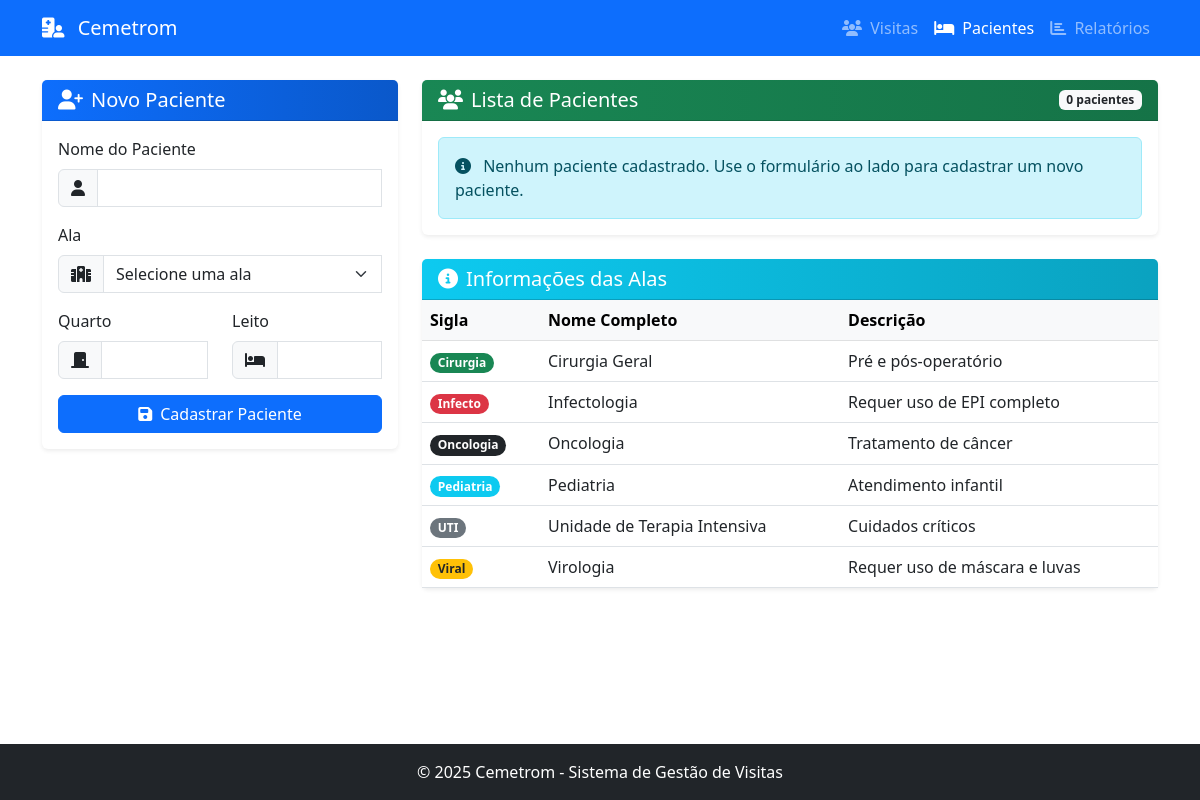
/pacientes?edit=2, run on an earlier commit of the app's database.
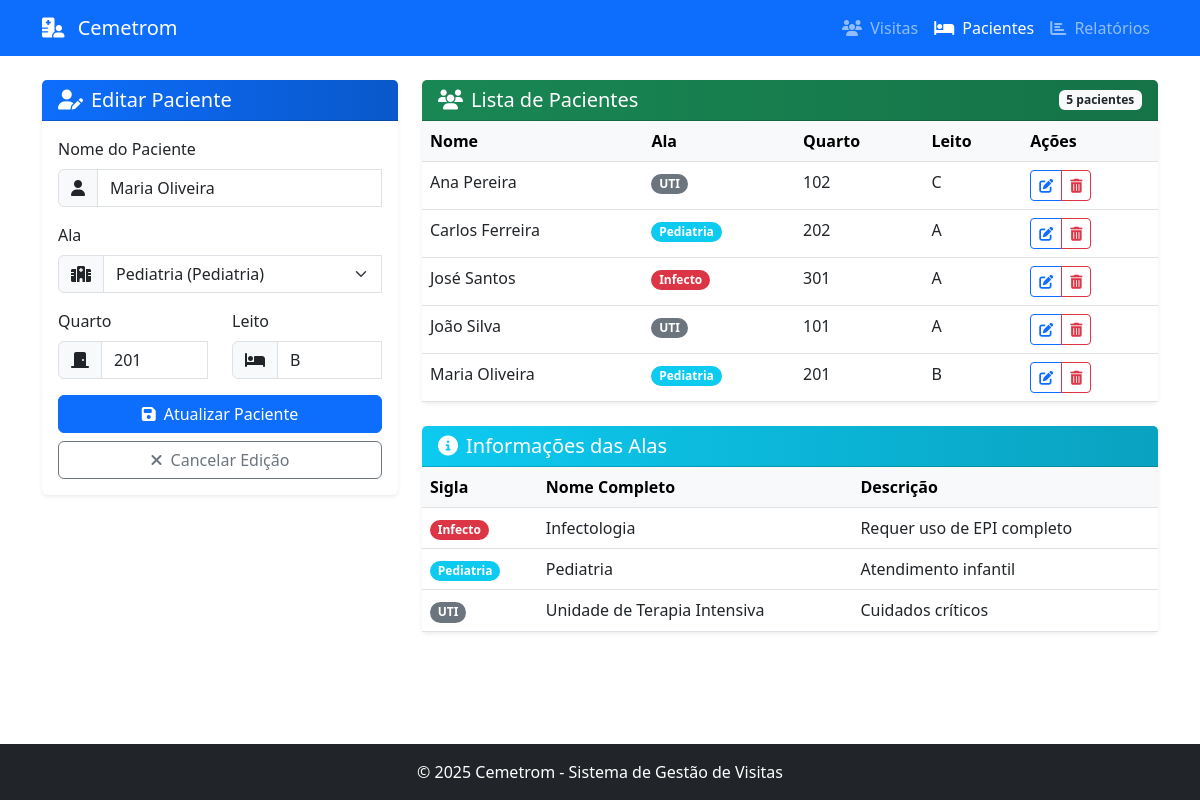
And on a later commit of the database.
### tables this page shows
CREATE TABLE alas (
            id INTEGER PRIMARY KEY AUTOINCREMENT,
            sigla TEXT UNIQUE NOT NULL,
            nome TEXT NOT NULL,
            descricao TEXT,
            created_at TIMESTAMP DEFAULT CURRENT_TIMESTAMP,
            updated_at TIMESTAMP DEFAULT CURRENT_TIMESTAMP
        );

CREATE TABLE pacientes (
            id INTEGER PRIMARY KEY AUTOINCREMENT,
            nome TEXT NOT NULL,
            ala_id TEXT NOT NULL,
            quarto TEXT NOT NULL,
            leito TEXT NOT NULL,
            ativo INTEGER DEFAULT 1,
            created_at TIMESTAMP DEFAULT CURRENT_TIMESTAMP,
            updated_at TIMESTAMP DEFAULT CURRENT_TIMESTAMP,
            FOREIGN KEY (ala_id) REFERENCES alas (sigla)
        );

### app.py (the view, shortened to what this page needs)
@app.route('/pacientes', methods=['GET', 'POST'])
def form_pacientes():
    pacientes = get_pacientes()
    alas = get_alas()
    patient_id = request.args.get('edit')
    paciente_edit = None
    if patient_id:
        paciente_edit = get_paciente_by_id(patient_id)
    return render_template('form_pacientes.html',
                          pacientes=pacientes,
                          alas=alas,
                          paciente_edit=paciente_edit)

### src/database.py (called while the page is built)
def get_db():
    if 'db' not in g:
        g.db = sqlite3.connect(
            current_app.config['DATABASE'],
            detect_types=sqlite3.PARSE_DECLTYPES
        )
        g.db.row_factory = sqlite3.Row
    return g.db

### src/pacientes.py (called while the page is built)
def get_pacientes(only_active=True):
    db = get_db()
    query = """
        SELECT p.*, a.nome as ala_nome, a.descricao as ala_descricao
        FROM pacientes p
        JOIN alas a ON p.ala_id = a.sigla
    """
    params = []
    if only_active:
        query += " WHERE p.ativo = 1"
    query += " ORDER BY p.nome"
    cursor = db.execute(query, params)
    pacientes = []
    for row in cursor.fetchall():
        pacientes.append(dict(row))
    return pacientes

def get_paciente_by_id(paciente_id):
    db = get_db()
    cursor = db.execute(
        """
        SELECT p.*, a.nome as ala_nome, a.descricao as ala_descricao
        FROM pacientes p
        JOIN alas a ON p.ala_id = a.sigla
        WHERE p.id = ?
        """,
        (paciente_id,)
    )
    paciente = cursor.fetchone()
    if paciente:
        return dict(paciente)
    return None

### templates/form_pacientes.html (shortened to what the changed rows need)
{% extends 'base.html' %}
{% block content %}
<div class="row">
    <div class="col-md-4 mb-4">
        <div class="card border-0 shadow-sm">
            <div class="card-header bg-gradient-primary text-white">
                <h5 class="mb-0">
                    {% if paciente_edit %}
                        <i class="fas fa-user-edit me-2"></i>Editar Paciente
                    {% else %}
                        <i class="fas fa-user-plus me-2"></i>Novo Paciente
                    {% endif %}
                </h5>
            </div>
            <div class="card-body">
                <form action="{{ url_for('form_pacientes') }}" method="post" class="needs-validation" novalidate>
                    <div class="mb-3">
                        <div class="input-group">
                            <span class="input-group-text"><i class="fas fa-user"></i></span>
                            <input type="text" class="form-control" id="name" name="name" value="{{ paciente_edit.nome if paciente_edit else '' }}" required>
                        </div>
                    </div>
                    <div class="mb-3">
                        <div class="input-group">
                            <span class="input-group-text"><i class="fas fa-hospital-alt"></i></span>
                            <select class="form-select" id="ward" name="ward" required>
                                <option value="" selected disabled>Selecione uma ala</option>
                                {% for ala in alas %}
                                    <option value="{{ ala.sigla }}" {% if paciente_edit and paciente_edit.ala_id == ala.sigla %}selected{% endif %}>
                                        {{ ala.nome }} ({{ ala.sigla }})
                                    </option>
                                {% endfor %}
                            </select>
                        </div>
                    </div>
                    <div class="row">
                        <div class="col-md-6 mb-3">
                            <div class="input-group">
                                <span class="input-group-text"><i class="fas fa-door-closed"></i></span>
                                <input type="text" class="form-control" id="room" name="room" value="{{ paciente_edit.quarto if paciente_edit else '' }}" required>
                            </div>
                        </div>
                        <div class="col-md-6 mb-3">
                            <div class="input-group">
                                <span class="input-group-text"><i class="fas fa-bed"></i></span>
                                <input type="text" class="form-control" id="bed" name="bed" value="{{ paciente_edit.leito if paciente_edit else '' }}" required>
                            </div>
                        </div>
                    </div>
                    <div class="d-grid gap-2">
                        <button type="submit" class="btn btn-primary">
                            {% if paciente_edit %}
                                <i class="fas fa-save me-2"></i>Atualizar Paciente
                            {% else %}
                                <i class="fas fa-save me-2"></i>Cadastrar Paciente
                            {% endif %}
                        </button>
                        {% if paciente_edit %}
                            <a href="{{ url_for('form_pacientes') }}" class="btn btn-outline-secondary">
                                <i class="fas fa-times me-2"></i>Cancelar Edição
                            </a>
                        {% endif %}
                    </div>
                </form>
            </div>
        </div>
    </div>
    <div class="col-md-8">
        <div class="card border-0 shadow-sm">
            <div class="card-header bg-gradient-success text-white d-flex justify-content-between align-items-center">
                <h5 class="mb-0"><i class="fas fa-users me-2"></i>Lista de Pacientes</h5>
                <span class="badge bg-light text-dark">{{ pacientes|length }} pacientes</span>
            </div>
            <div class="card-body p-0">
                {% if pacientes %}
                    <div class="table-responsive">
                        <table class="table table-hover mb-0">
                            <thead class="table-light">
                                <tr>
                                    <th>Nome</th>
                                    <th>Ala</th>
                                    <th>Quarto</th>
                                    <th>Leito</th>
                                    <th>Ações</th>
                                </tr>
                            </thead>
                            <tbody>
                                {% for paciente in pacientes %}
                                    <tr>
                                        <td>{{ paciente.nome }}</td>
                                        <td>
                                            <span class="badge rounded-pill
                                                {% if paciente.ala_id == 'Infecto' %}bg-danger{% endif %}
                                                {% if paciente.ala_id == 'Pediatria' %}bg-info{% endif %}
                                                {% if paciente.ala_id == 'UTI' %}bg-secondary{% endif %}
                                            ">
                                                {{ paciente.ala_id }}
                                            </span>
                                        </td>
                                        <td>{{ paciente.quarto }}</td>
                                        <td>{{ paciente.leito }}</td>
                                        <td>
                                            <div class="btn-group btn-group-sm">
                                                <a href="{{ url_for('form_pacientes', edit=paciente.id) }}" class="btn btn-outline-primary">
                                                    <i class="fas fa-edit"></i>
                                                </a>
                                                <button type="button" class="btn btn-outline-danger" data-bs-toggle="modal" data-bs-target="#deleteModal{{ paciente.id }}">
                                                    <i class="fas fa-trash-alt"></i>
                                                </button>
                                            </div>
                                        </td>
                                    </tr>
                                {% endfor %}
                            </tbody>
                        </table>
                    </div>
                {% else %}
                    <div class="alert alert-info m-3">
                        <i class="fas fa-info-circle me-2"></i>
                        Nenhum paciente cadastrado. Use o formulário ao lado para cadastrar um novo paciente.
                    </div>
                {% endif %}
            </div>
        </div>
        <div class="card border-0 shadow-sm mt-4">
            <div class="card-body p-0">
                <div class="table-responsive">
                    <table class="table table-hover mb-0">
                        <thead class="table-light">
                            <tr>
                                <th>Sigla</th>
                                <th>Nome Completo</th>
                                <th>Descrição</th>
                            </tr>
                        </thead>
                        <tbody>
                            {% for ala in alas %}
                                <tr>
                                    <td>
                                        <span class="badge rounded-pill
                                            {% if ala.sigla == 'Infecto' %}bg-danger{% endif %}
                                            {% if ala.sigla == 'Viral' %}bg-warning text-dark{% endif %}
                                            {% if ala.sigla == 'Pediatria' %}bg-info{% endif %}
                                            {% if ala.sigla == 'Oncologia' %}bg-dark{% endif %}
                                            {% if ala.sigla == 'Cirurgia' %}bg-success{% endif %}
                                            {% if ala.sigla == 'UTI' %}bg-secondary{% endif %}
                                        ">
                                            {{ ala.sigla }}
                                        </span>
                                    </td>
                                    <td>{{ ala.nome }}</td>
                                    <td>{{ ala.descricao }}</td>
                                </tr>
                            {% endfor %}
                        </tbody>
                    </table>
                </div>
            </div>
        </div>
    </div>
</div>
{% endblock %}

What changed in the data, as far as the page shows it:
removed alas: sigla "Cirurgia", nome "Cirurgia Geral", descricao "Pré e pós-operatório"
removed alas: sigla "Oncologia", nome "Oncologia", descricao "Tratamento de câncer"
removed alas: sigla "Viral", nome "Virologia", descricao "Requer uso de máscara e luvas"
added pacientes: name "Maria Oliveira", ward "Pediatria (Pediatria)", room "201", bed "B", nome "Maria Oliveira", ala_id "Pediatria", quarto "201", leito "B"
added pacientes: nome "Ana Pereira", ala_id "UTI", quarto "102", leito "C"
added pacientes: nome "Carlos Ferreira", ala_id "Pediatria", quarto "202", leito "A"
added pacientes: nome "José Santos", ala_id "Infecto", quarto "301", leito "A"
added pacientes: nome "João Silva", ala_id "UTI", quarto "101", leito "A"
Also different on the page:
{{ pacientes|length }}: "0" → "5"
form field ward: "Selecione uma ala" → (not shown)
text no longer shown: "Novo Paciente Cadastrar Paciente Nenhum paciente cadastrado. Use o formulário ao lado para cadastrar um novo paciente."
text now shown: "Editar Paciente Atualizar Paciente Cancelar Edição Nome Ala Quarto Leito Ações"
